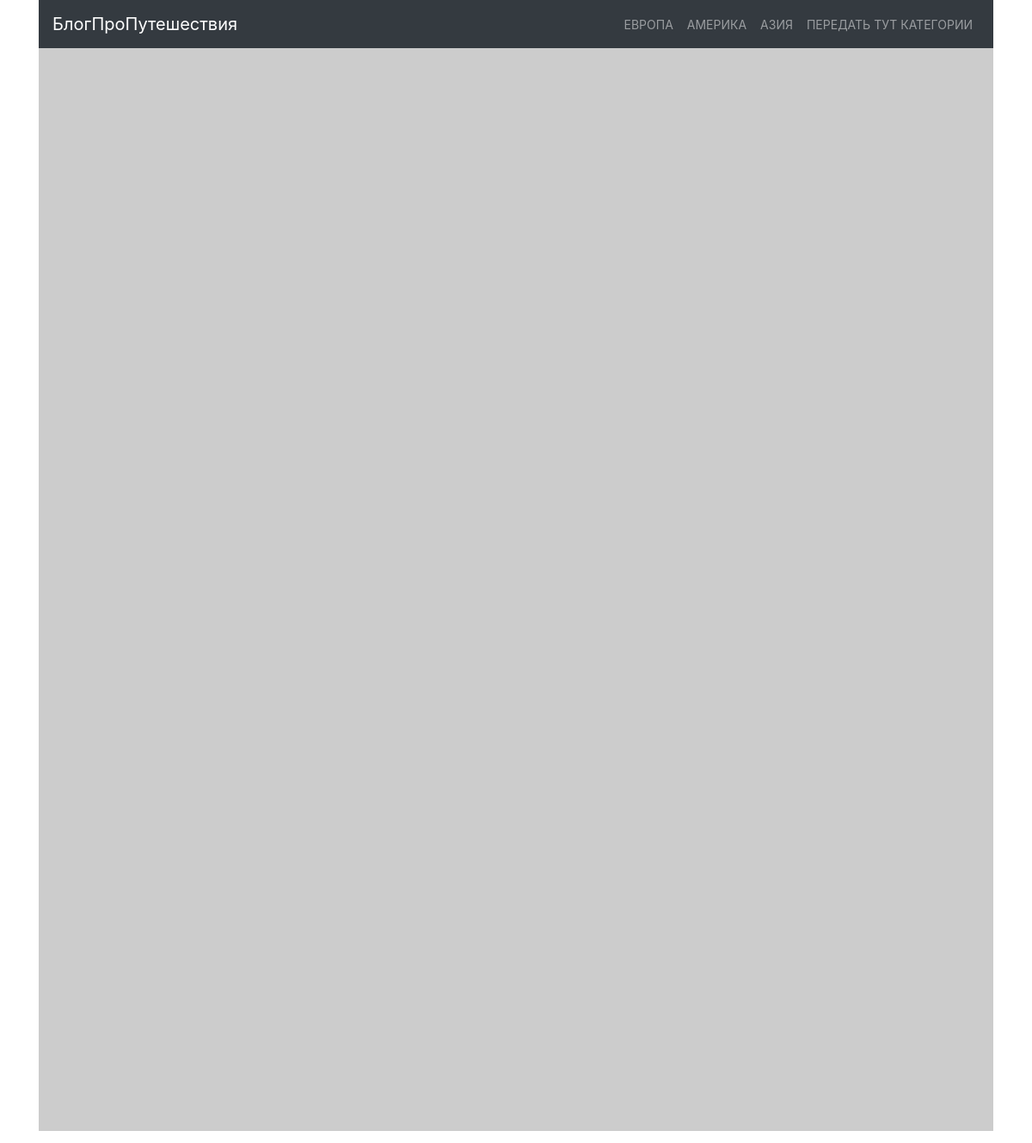
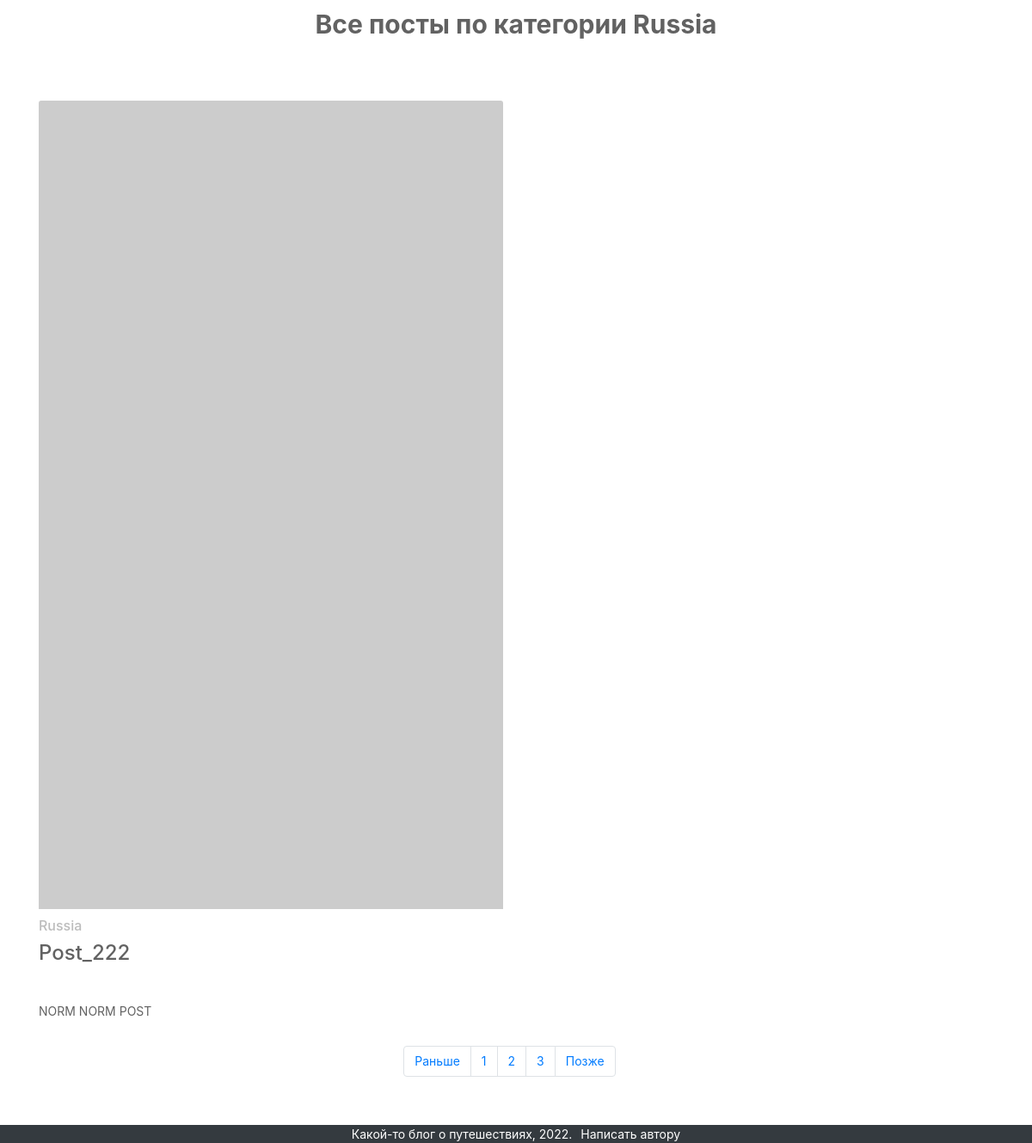
Screenshot of /blog/category/2 with the database file from the repository (2 pictures, top to bottom).
### models.py (models this page shows, shortened)
class Category(db.Model):
    id = db.Column(db.Integer, primary_key=True)
    name = db.Column(db.String(50))
    created_on = db.Column(db.DateTime, default=datetime.now())
    posts = db.relationship('Post', backref='category')

class Post(db.Model):
    id = db.Column(db.Integer, primary_key=True)
    author = db.Column(db.String(50))
    title = db.Column(db.String(140))
    text = db.Column(db.Text)
    slug = db.Column(db.String(140))
    category_id = db.Column(db.Integer, db.ForeignKey('category.id'))
    created_on = db.Column(db.DateTime, default=datetime.now())
    updated_on = db.Column(
        db.DateTime, default=datetime.now(), onupdate=datetime.now()
    )
    tags = db.relationship(
        'Tag', secondary=post_tags, backref=db.backref('posts_tag', lazy='dynamic')
    )

### posts/blueprint.py (the view)
@posts.route('/category/<int:category_id>')
def posts_category(category_id):
    posts = Post.query.filter(Post.category_id == category_id)
    return render_template(
        'posts/category.html',
        posts=posts
    )

### posts/templates/posts/category.html
{% extends 'base.html' %} {% set categories = "передать тут категории" %} {% set
active_category = "передать тут категории" %} {% include 'posts/header.html'%}
{% include 'posts/slider.html'%} {% block content %}
<div class="row">
    <div class="col-md-12">
      <p align="center" class="category-title">Все посты по категории {{ posts[0].category.name }}</p>
    </div>
</div>
    <div class="grid-posts">
      <div class="container">
        <div class="row">
          {% for post in posts %}
          <div class="col-md-6">
            <div class="card">
              <img
                class="card-img-top"
                src="https://picsum.photos/id/308/536/354"
                alt="Card image cap"
              />
              <div class="card-block">
                <h6 class="card-category">{{ post.category.name }}</h6>
                <h4 class="card-title">{{ post.title }}</h4>
                <p class="card-text">
                  {{ post.text }}
                </p>
              </div>
            </div>
          </div>
         {% endfor %}
        </div>
        <div class="row">
          <div class="col nav">
            <nav
              aria-label="Page navigation example"
              class="navigation-pagination">
              <ul class="pagination">
                <li class="page-item">
                  <a class="page-link" href="#">Раньше</a>
                </li>
                <li class="page-item"><a class="page-link" href="#">1</a></li>
                <li class="page-item"><a class="page-link" href="#">2</a></li>
                <li class="page-item"><a class="page-link" href="#">3</a></li>
                <li class="page-item">
                  <a class="page-link" href="#">Позже</a>
                </li>
              </ul>
            </nav>
          </div>
        </div>
      </div>
    </div>
{% endblock %}

### static/styles.css (style rules this page uses)
body { min-width: 320px; font-size: 14px; color: #626262; min-height: 100vh; display: flex; flex-direction: column; }
img { max-width: 100%; height: auto; }
a { color: #ffffff; }
h6.card-category { color: #6262626d; margin-top: 10px; }
.grid-posts { margin: 40px 0px 40px 0px; }
.card { margin-top: 10px; margin-bottom: 10px; border: 0; }
.col nav { margin-left: auto; margin-right: auto; margin-top: 20px; }
.card-text { padding-top: 30px; }
.category-title { font-size: 30px; font-weight: bold; }

### rows the page displays
Category: name "Russia"
Post: category.name "Russia", title "Post_222", text "NORM NORM POST"

### other values shown
{{ categories }} "ПЕРЕДАТЬ ТУТ КАТЕГОРИИ"
